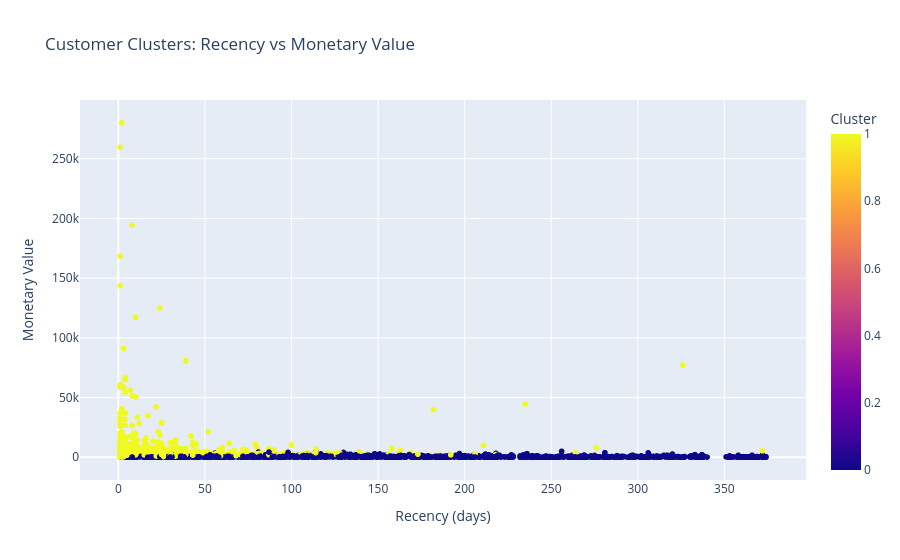

Notebook source saved alongside this figure:
### Code cell
fig = px.scatter(rfm, x = "Recency", y = "MonetaryValue", color = "Clusters",
    hover_data = ["CustomerID", "Frequency"],
    title = "Customer Clusters: Recency vs Monetary Value",
    labels={
        "Recency": "Recency (days)",
        "MonetaryValue": "Monetary Value",
        "Clusters": "Cluster"})

fig.show()

### Figure 1 — Plotly figure (JSON) as saved in the notebook; plotly's stock layout.template omitted (floating-point values rounded to 4 significant figures; data arrays with more than 128 entries replaced by an {"elided": "..."} marker saying what was removed)
{"data": [{"customdata": {"elided": "4338x2 int values"}, "hovertemplate": "Recency (days)=%{x}<br>Monetary Value=%{y}<br>CustomerID=%{customdata[0]}<br>Frequency=%{customdata[1]}<br>Cluster=%{marker.color}<extra></extra>", "legendgroup": "", "marker": {"color": {"elided": "4338 int values"}, "coloraxis": "coloraxis", "symbol": "circle"}, "mode": "markers", "name": "", "showlegend": false, "type": "scattergl", "x": {"elided": "4338 int values"}, "xaxis": "x", "y": {"elided": "4338 float values"}, "yaxis": "y"}], "layout": {"coloraxis": {"colorbar": {"title": {"text": "Cluster"}}, "colorscale": [[0, "#0d0887"], [0.1111, "#46039f"], [0.2222, "#7201a8"], [0.3333, "#9c179e"], [0.4444, "#bd3786"], [0.5556, "#d8576b"], [0.6667, "#ed7953"], [0.7778, "#fb9f3a"], [0.8889, "#fdca26"], [1, "#f0f921"]]}, "legend": {"tracegroupgap": 0}, "title": {"text": "Customer Clusters: Recency vs Monetary Value"}, "xaxis": {"anchor": "y", "domain": [0, 1], "title": {"text": "Recency (days)"}}, "yaxis": {"anchor": "x", "domain": [0, 1], "title": {"text": "Monetary Value"}}}}
